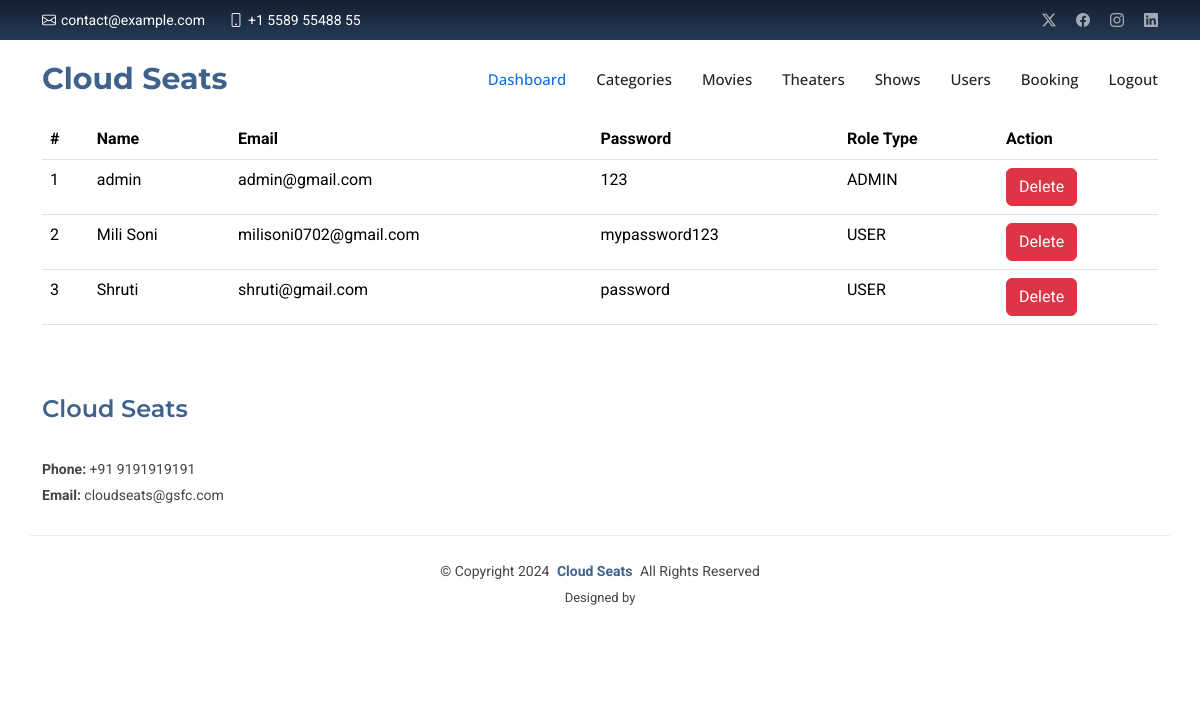
Page /admin/viewallusers.php (signed in) on the committed database.
### tables this page shows
CREATE TABLE `users` (
  `userId` int(11) NOT NULL,
  `name` varchar(50) NOT NULL,
  `email` varchar(50) NOT NULL,
  `password` varchar(50) NOT NULL,
  `rotype` int(11) NOT NULL
);

### admin/viewallusers.php (the view, shortened to what this page needs)
<?php
include('../connect.php');
?>
<!DOCTYPE html>
<html lang="en">
<head>
</head>
<body>
<?php include('header.php')  ?>
<div class="container">
<div class="row">
  <div class="col-lg-12">
     <table class="table">
      <tr>
        <th>#</th>
        <th>Name</th>
        <th>Email</th>
        <th>Password</th>
        <th>Role Type</th>
        <th>Action</th>
      </tr>
      <?php
      $sql = "SELECT * FROM `users`";
      $res  = mysqli_query($conn, $sql);
      if(mysqli_num_rows($res) > 0){
        while($data = mysqli_fetch_array($res)){
          ?>
          <tr>
            <td><?= $data['userId'] ?></td>
            <td><?= $data['name'] ?></td>
            <td><?= $data['email'] ?> </td>
            <td><?= $data['password'] ?> </td>
            <td>
             <?php
               if($data['rotype'] == 1){
                echo "ADMIN";
               }else{
                echo "USER";
               }
             ?>
            </td>
            <td>
              <a href="viewallusers.php?userId=<?= $data['userId'] ?>" class="btn btn-danger"> Delete </a>
          </td>
          </tr>
       <?php
        }
      }else{
        echo 'no user found';
      }
      ?>
     </table>
  </div>
</div>
</div>
<?php include('footer.php')  ?>
</body>
</html>

### assets/css/main.css (style rules this page uses)
:root { --default-font: "Roboto", system-ui, -apple-system, "Segoe UI", Roboto, "Helvetica Neue", Arial, "Noto Sans", "Liberation Sans", sans-serif, "Apple Color Emoji", "Segoe UI Emoji", "Segoe UI Symbol", "Noto Color Emoji"; --heading-font: "Montserrat", sans-serif; --nav-font: "Open Sans", sans-serif; }
:root { --background-color: #ffffff; --default-color: #444444; --heading-color: #222222; --accent-color: #106eea; --surface-color: #ffffff; --contrast-color: #ffffff; }
:root { --nav-color: #222222; --nav-hover-color: #106eea; --nav-mobile-background-color: #ffffff; --nav-dropdown-background-color: #ffffff; --nav-dropdown-color: #222222; --nav-dropdown-hover-color: #106eea; }
:root { scroll-behavior: smooth; }
body { color: var(--default-color); background-color: var(--background-color); font-family: var(--default-font); }
a { color: var(--accent-color); text-decoration: none; transition: 0.3s; }

### rows in the picture
users: userId "1", name "admin", email "admin@gmail.com", password "123", rotype "ADMIN"
users: userId "2", name "Mili Soni", email "milisoni0702@gmail.com", password "mypassword123", rotype "USER"
users: userId "3", name "Shruti", email "shruti@gmail.com", password "password", rotype "USER"
